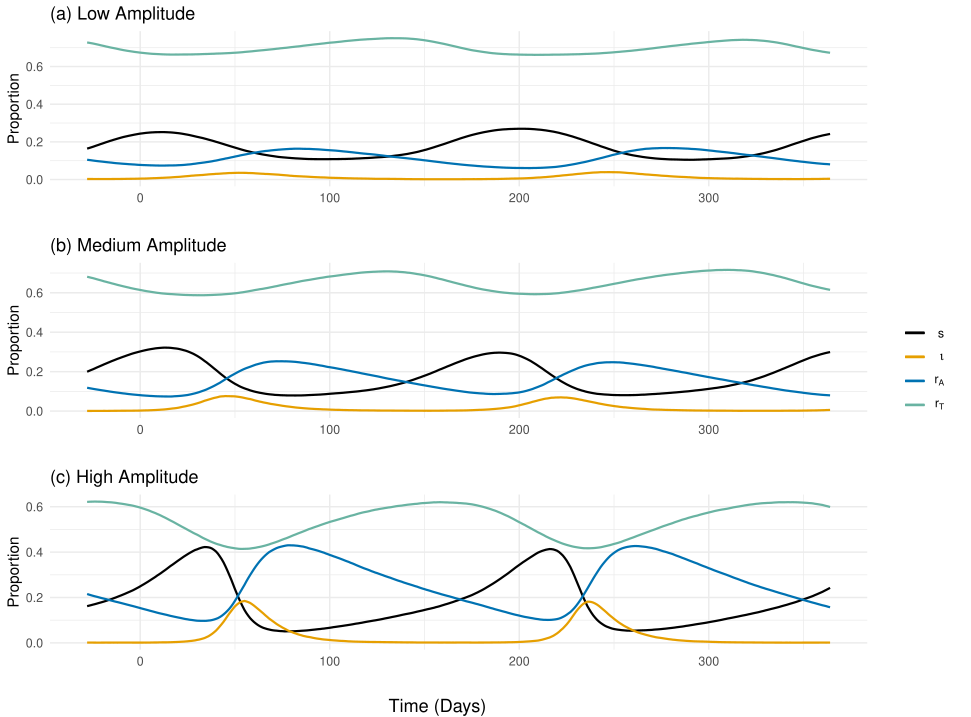

Generate this figure with R:
low <- ggplot(data = data.tau.list[[1]], aes(x = t))+ theme_minimal()+ ylab("Proportion")+xlab("")+
  geom_line(aes(y = S/N, color="S"), alpha=1, linewidth=0.75) +
  geom_line(aes(y = I/N, color="I"), alpha=1,linewidth=0.75) +
  geom_line(aes(y = R_a/N, color="R_a"), alpha=1, linewidth=0.75)+
  geom_line(aes(y = R_i/N, color="R_i"), alpha=1, linewidth=0.75)+
  scale_colour_manual("", breaks = c("S","I","R_a","R_i"),values = c("black", "#E69F00", "#0072B2", "#69b3a2"),
                      labels=c("s",expression(iota),expression(r[A]),expression(r[T])))+
  theme(plot.title = element_text(hjust = 0))
legend <- cowplot::get_legend(low)
grid.newpage()
grid.draw(legend) 

low2 <- ggplot(data = data.tau.list[[1]], aes(x = t))+ theme_minimal()+ ylab("Proportion")+xlab("")+ggtitle("(a) Low Amplitude")+
  geom_line(aes(y = S/N, color="S"), alpha=1, linewidth=0.75) +
  geom_line(aes(y = I/N, color="I"), alpha=1,linewidth=0.75) +
  geom_line(aes(y = R_a/N, color="R_a"), alpha=1, linewidth=0.75)+
  geom_line(aes(y = R_i/N, color="R_i"), alpha=1, linewidth=0.75)+
  scale_colour_manual("", breaks = c("S","I","R_a","R_i"),values = c("black", "#E69F00", "#0072B2", "#69b3a2"),
                      labels=c("s",expression(iota),expression(r[A]),expression(r[T])))+
  theme(plot.title = element_text(hjust = 0))+theme(legend.position="none")

med <- ggplot(data = data.tau.list[[101]], aes(x = t))+ theme_minimal()+ ylab("Proportion")+xlab("")+ggtitle("(b) Medium Amplitude")+
  geom_line(aes(y = S/N, color="S"), alpha=1, linewidth=0.75) +
  geom_line(aes(y = I/N, color="I"), alpha=1,linewidth=0.75) +
  geom_line(aes(y = R_a/N, color="R_a"), alpha=1, linewidth=0.75)+
  geom_line(aes(y = R_i/N, color="R_i"), alpha=1, linewidth=0.75)+
  scale_colour_manual("", breaks = c("S","I","R_a","R_i"),values = c("black", "#E69F00", "#0072B2", "#69b3a2"),
                      labels=c("s",expression(iota),expression(r[A]),expression(r[T])))+
  theme(plot.title = element_text(hjust = 0))+theme(legend.position="none")

high <- ggplot(data = data.tau.list[[201]], aes(x = t))+ theme_minimal()+ ylab("Proportion")+xlab("")+ggtitle("(c) High Amplitude")+
  geom_line(aes(y = S/N, color="S"), alpha=1, linewidth=0.75) +
  geom_line(aes(y = I/N, color="I"), alpha=1,linewidth=0.75) +
  geom_line(aes(y = R_a/N, color="R_a"), alpha=1, linewidth=0.75)+
  geom_line(aes(y = R_i/N, color="R_i"), alpha=1, linewidth=0.75)+
  scale_colour_manual("", breaks = c("S","I","R_a","R_i"),values = c("black", "#E69F00", "#0072B2", "#69b3a2"),
                      labels=c("s",expression(iota),expression(r[A]),expression(r[T])))+
  theme(plot.title = element_text(hjust = 0))+theme(legend.position="none")


x.grob <- textGrob("Time (Days)", gp=gpar(fontsize=13))
plot <- plot_grid(low2, med, high, ncol = 1, nrow = 3, rel_heights=c(1,1,1))
plot2 <- grid.arrange(arrangeGrob(plot, bottom = x.grob))
plot3 <- plot_grid(plot2, legend, ncol = 2, rel_widths = c(0.9, 0.1))
plot3
